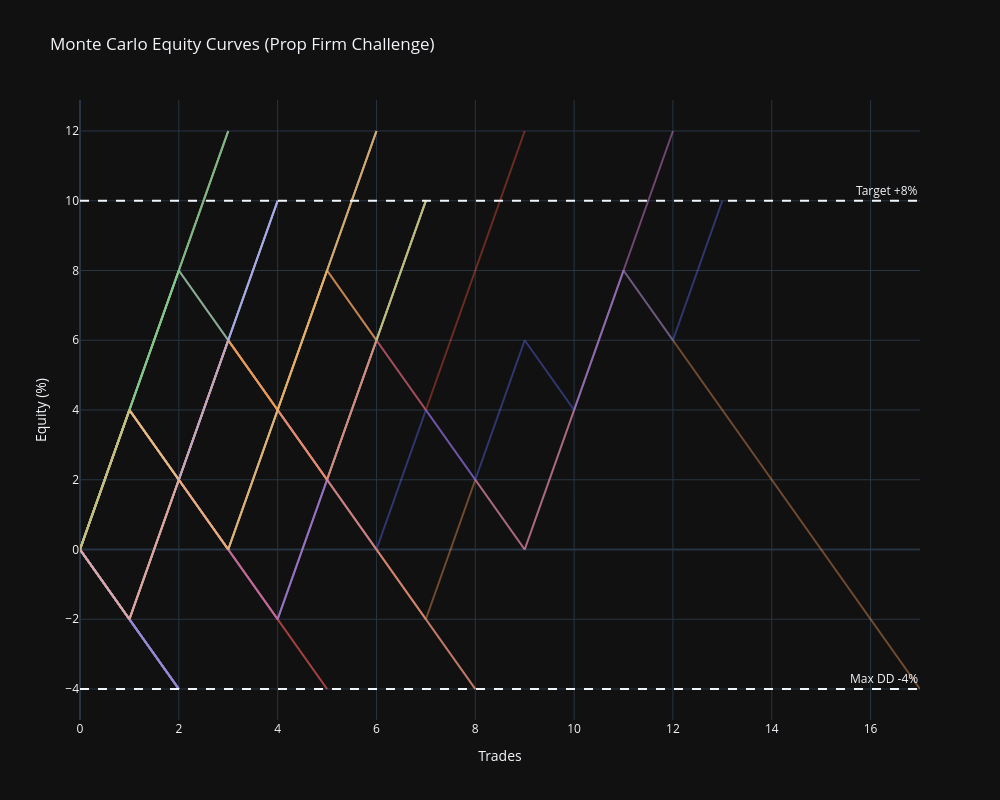
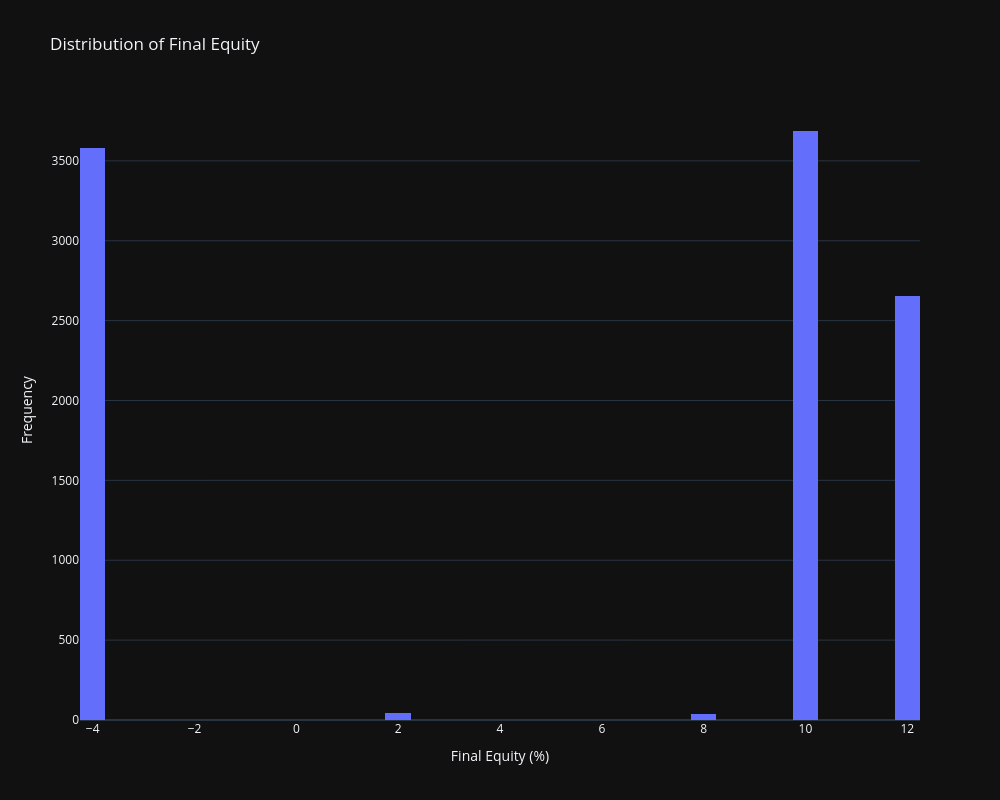

Here is the notebook cell these charts were saved with, in order:
### Code cell
# PARAMETERS
winrate = 0.5          # probability of win
RR = 2.0               # reward:risk
bet = 2                # % risk per trade (1 = 1%)
target = 10.0          # +10%
max_dd = -4.0          # -4%
n_simulations = 10000
max_trades = 20

def simulate_one():
    equity = 0
    curve = [equity]

    for _ in range(max_trades):
        if np.random.rand() < winrate:
            equity += RR * bet
        else:
            equity -= bet

        curve.append(equity)

        if equity >= target:
            return "pass", curve
        if equity <= max_dd:
            return "fail", curve

    return "timeout", curve


# RUN SIMULATIONS
results = []
curves = []

for _ in range(n_simulations):
    result, curve = simulate_one()
    results.append(result)
    curves.append(curve)

# STATS
passes = results.count("pass")
fails = results.count("fail")

pass_rate = passes / n_simulations
fail_rate = fails / n_simulations

print(f"Pass rate: {pass_rate:.2%}")
print(f"Fail rate: {fail_rate:.2%}")


# 📈 PLOT SAMPLE EQUITY CURVES
fig = go.Figure()

for i in range(50):  # plot 50 random runs
    fig.add_trace(go.Scatter(
        y=curves[i],
        mode='lines',
        opacity=0.4,
        showlegend=False
    ))

# Add boundaries
fig.add_hline(y=target, line_dash="dash", annotation_text="Target +8%")
fig.add_hline(y=max_dd, line_dash="dash", annotation_text="Max DD -4%")

fig.update_layout(
    title="Monte Carlo Equity Curves (Prop Firm Challenge)",
    xaxis_title="Trades",
    yaxis_title="Equity (%)",
    template="plotly_dark",
    height=800,
    width=1000
)

fig.show()

# 📊 DISTRIBUTION OF FINAL OUTCOMES
final_equities = [curve[-1] for curve in curves]

fig2 = go.Figure()
fig2.add_trace(go.Histogram(x=final_equities, nbinsx=50))

fig2.update_layout(
    title="Distribution of Final Equity",
    xaxis_title="Final Equity (%)",
    yaxis_title="Frequency",
    template="plotly_dark",
    height=800,
    width=1000
)

fig2.show()

### Figure 1 — Plotly figure (JSON) as saved in the notebook; plotly's stock layout.template omitted (floating-point values rounded to 4 significant figures)
{"data": [{"mode": "lines", "opacity": 0.4, "showlegend": false, "type": "scatter", "y": [0, 4, 8, 12]}, {"mode": "lines", "opacity": 0.4, "showlegend": false, "type": "scatter", "y": [0, -2, 2, 6, 4, 8, 6, 10]}, {"mode": "lines", "opacity": 0.4, "showlegend": false, "type": "scatter", "y": [0, -2, 2, 6, 4, 8, 12]}, {"mode": "lines", "opacity": 0.4, "showlegend": false, "type": "scatter", "y": [0, 4, 8, 12]}, {"mode": "lines", "opacity": 0.4, "showlegend": false, "type": "scatter", "y": [0, -2, 2, 0, 4, 8, 12]}, {"mode": "lines", "opacity": 0.4, "showlegend": false, "type": "scatter", "y": [0, 4, 8, 6, 4, 8, 12]}, {"mode": "lines", "opacity": 0.4, "showlegend": false, "type": "scatter", "y": [0, 4, 2, 6, 4, 2, 6, 10]}, {"mode": "lines", "opacity": 0.4, "showlegend": false, "type": "scatter", "y": [0, -2, 2, 0, 4, 2, 6, 10]}, {"mode": "lines", "opacity": 0.4, "showlegend": false, "type": "scatter", "y": [0, -2, -4]}, {"mode": "lines", "opacity": 0.4, "showlegend": false, "type": "scatter", "y": [0, 4, 2, 6, 4, 8, 12]}, {"mode": "lines", "opacity": 0.4, "showlegend": false, "type": "scatter", "y": [0, 4, 2, 0, -2, 2, 6, 10]}, {"mode": "lines", "opacity": 0.4, "showlegend": false, "type": "scatter", "y": [0, 4, 2, 6, 4, 8, 6, 10]}, {"mode": "lines", "opacity": 0.4, "showlegend": false, "type": "scatter", "y": [0, -2, -4]}, {"mode": "lines", "opacity": 0.4, "showlegend": false, "type": "scatter", "y": [0, -2, -4]}, {"mode": "lines", "opacity": 0.4, "showlegend": false, "type": "scatter", "y": [0, 4, 8, 12]}, {"mode": "lines", "opacity": 0.4, "showlegend": false, "type": "scatter", "y": [0, 4, 8, 6, 10]}, {"mode": "lines", "opacity": 0.4, "showlegend": false, "type": "scatter", "y": [0, 4, 8, 6, 10]}, {"mode": "lines", "opacity": 0.4, "showlegend": false, "type": "scatter", "y": [0, 4, 8, 12]}, {"mode": "lines", "opacity": 0.4, "showlegend": false, "type": "scatter", "y": [0, -2, -4]}, {"mode": "lines", "opacity": 0.4, "showlegend": false, "type": "scatter", "y": [0, 4, 2, 6, 10]}, {"mode": "lines", "opacity": 0.4, "showlegend": false, "type": "scatter", "y": [0, -2, -4]}, {"mode": "lines", "opacity": 0.4, "showlegend": false, "type": "scatter", "y": [0, -2, 2, 0, 4, 8, 6, 10]}, {"mode": "lines", "opacity": 0.4, "showlegend": false, "type": "scatter", "y": [0, -2, -4]}, {"mode": "lines", "opacity": 0.4, "showlegend": false, "type": "scatter", "y": [0, -2, -4]}, {"mode": "lines", "opacity": 0.4, "showlegend": false, "type": "scatter", "y": [0, 4, 2, 0, -2, 2, 0, -2, 2, 0, 4, 8, 6, 4, 2, 0, -2, -4]}, {"mode": "lines", "opacity": 0.4, "showlegend": false, "type": "scatter", "y": [0, 4, 2, 0, 4, 2, 6, 10]}, {"mode": "lines", "opacity": 0.4, "showlegend": false, "type": "scatter", "y": [0, -2, 2, 0, -2, -4]}, {"mode": "lines", "opacity": 0.4, "showlegend": false, "type": "scatter", "y": [0, 4, 8, 6, 4, 2, 0, -2, -4]}, {"mode": "lines", "opacity": 0.4, "showlegend": false, "type": "scatter", "y": [0, 4, 2, 0, -2, 2, 6, 4, 2, 0, 4, 8, 12]}, {"mode": "lines", "opacity": 0.4, "showlegend": false, "type": "scatter", "y": [0, 4, 8, 12]}, {"mode": "lines", "opacity": 0.4, "showlegend": false, "type": "scatter", "y": [0, -2, 2, 0, -2, 2, 0, 4, 2, 6, 4, 8, 6, 10]}, {"mode": "lines", "opacity": 0.4, "showlegend": false, "type": "scatter", "y": [0, 4, 2, 0, -2, -4]}, {"mode": "lines", "opacity": 0.4, "showlegend": false, "type": "scatter", "y": [0, -2, -4]}, {"mode": "lines", "opacity": 0.4, "showlegend": false, "type": "scatter", "y": [0, -2, -4]}, {"mode": "lines", "opacity": 0.4, "showlegend": false, "type": "scatter", "y": [0, -2, -4]}, {"mode": "lines", "opacity": 0.4, "showlegend": false, "type": "scatter", "y": [0, -2, 2, 6, 10]}, {"mode": "lines", "opacity": 0.4, "showlegend": false, "type": "scatter", "y": [0, 4, 2, 0, 4, 8, 12]}, {"mode": "lines", "opacity": 0.4, "showlegend": false, "type": "scatter", "y": [0, -2, -4]}, {"mode": "lines", "opacity": 0.4, "showlegend": false, "type": "scatter", "y": [0, 4, 2, 6, 10]}, {"mode": "lines", "opacity": 0.4, "showlegend": false, "type": "scatter", "y": [0, 4, 2, 6, 4, 2, 6, 10]}, {"mode": "lines", "opacity": 0.4, "showlegend": false, "type": "scatter", "y": [0, -2, -4]}, {"mode": "lines", "opacity": 0.4, "showlegend": false, "type": "scatter", "y": [0, -2, 2, 6, 4, 2, 6, 4, 8, 12]}, {"mode": "lines", "opacity": 0.4, "showlegend": false, "type": "scatter", "y": [0, 4, 8, 12]}, {"mode": "lines", "opacity": 0.4, "showlegend": false, "type": "scatter", "y": [0, -2, -4]}, {"mode": "lines", "opacity": 0.4, "showlegend": false, "type": "scatter", "y": [0, 4, 2, 6, 4, 2, 0, -2, -4]}, {"mode": "lines", "opacity": 0.4, "showlegend": false, "type": "scatter", "y": [0, -2, 2, 6, 10]}, {"mode": "lines", "opacity": 0.4, "showlegend": false, "type": "scatter", "y": [0, -2, 2, 0, 4, 2, 0, -2, -4]}, {"mode": "lines", "opacity": 0.4, "showlegend": false, "type": "scatter", "y": [0, 4, 2, 0, 4, 8, 6, 10]}, {"mode": "lines", "opacity": 0.4, "showlegend": false, "type": "scatter", "y": [0, -2, 2, 6, 10]}, {"mode": "lines", "opacity": 0.4, "showlegend": false, "type": "scatter", "y": [0, -2, 2, 0, 4, 8, 12]}], "layout": {"annotations": [{"showarrow": false, "text": "Target +8%", "x": 1, "xanchor": "right", "xref": "x domain", "y": 10, "yanchor": "bottom", "yref": "y"}, {"showarrow": false, "text": "Max DD -4%", "x": 1, "xanchor": "right", "xref": "x domain", "y": -4, "yanchor": "bottom", "yref": "y"}], "height": 800, "shapes": [{"line": {"dash": "dash"}, "type": "line", "x0": 0, "x1": 1, "xref": "x domain", "y0": 10, "y1": 10, "yref": "y"}, {"line": {"dash": "dash"}, "type": "line", "x0": 0, "x1": 1, "xref": "x domain", "y0": -4, "y1": -4, "yref": "y"}], "title": {"text": "Monte Carlo Equity Curves (Prop Firm Challenge)"}, "width": 1000, "xaxis": {"title": {"text": "Trades"}}, "yaxis": {"title": {"text": "Equity (%)"}}}}

### Figure 2 — Plotly figure (JSON) as saved in the notebook; plotly's stock layout.template omitted (floating-point values rounded to 4 significant figures; data arrays with more than 128 entries replaced by an {"elided": "..."} marker saying what was removed)
{"data": [{"nbinsx": 50, "type": "histogram", "x": {"elided": "10000 int values"}}], "layout": {"height": 800, "title": {"text": "Distribution of Final Equity"}, "width": 1000, "xaxis": {"title": {"text": "Final Equity (%)"}}, "yaxis": {"title": {"text": "Frequency"}}}}
